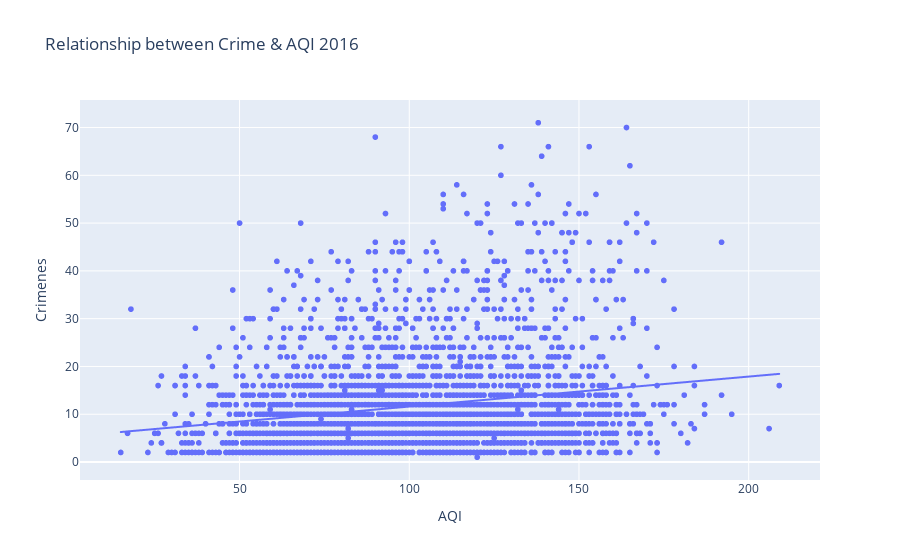

Source (notebook cell):
### Code cell
import plotly.express as px
df_all_2016 = df_all[df_all['Anio'] == 2016]
figure = px.scatter(data_frame = df_all_2016, x="AQI",
                    y="Crimenes", 
                    trendline="ols", 
                    title="Relationship between Crime & AQI 2016")
figure.show()

#OLS = Ordinary Least Squares

### Figure 1 — Plotly figure (JSON) as saved in the notebook; plotly's stock layout.template omitted (floating-point values rounded to 4 significant figures; data arrays with more than 128 entries replaced by an {"elided": "..."} marker saying what was removed)
{"data": [{"hovertemplate": "AQI=%{x}<br>Crimenes=%{y}<extra></extra>", "legendgroup": "", "marker": {"color": "#636efa", "symbol": "circle"}, "mode": "markers", "name": "", "showlegend": false, "type": "scattergl", "x": {"elided": "3336 int values"}, "xaxis": "x", "y": {"elided": "3336 int values"}, "yaxis": "y"}, {"hovertemplate": "<b>OLS trendline</b><br>Crimenes = 0.0627322 * AQI + 5.33564<br>R<sup>2</sup>=0.037869<br><br>AQI=%{x}<br>Crimenes=%{y} <b>(trend)</b><extra></extra>", "legendgroup": "", "marker": {"color": "#636efa", "symbol": "circle"}, "mode": "lines", "name": "", "showlegend": false, "type": "scattergl", "x": {"elided": "3336 int values"}, "xaxis": "x", "y": {"elided": "3336 float values"}, "yaxis": "y"}], "layout": {"autosize": true, "legend": {"tracegroupgap": 0}, "title": {"text": "Relationship between Crime & AQI 2016"}, "xaxis": {"anchor": "y", "autorange": true, "domain": [0, 1], "range": [3.444, 220.6], "title": {"text": "AQI"}, "type": "linear"}, "yaxis": {"anchor": "x", "autorange": true, "domain": [0, 1], "range": [-4.777, 76.78], "title": {"text": "Crimenes"}, "type": "linear"}}}
